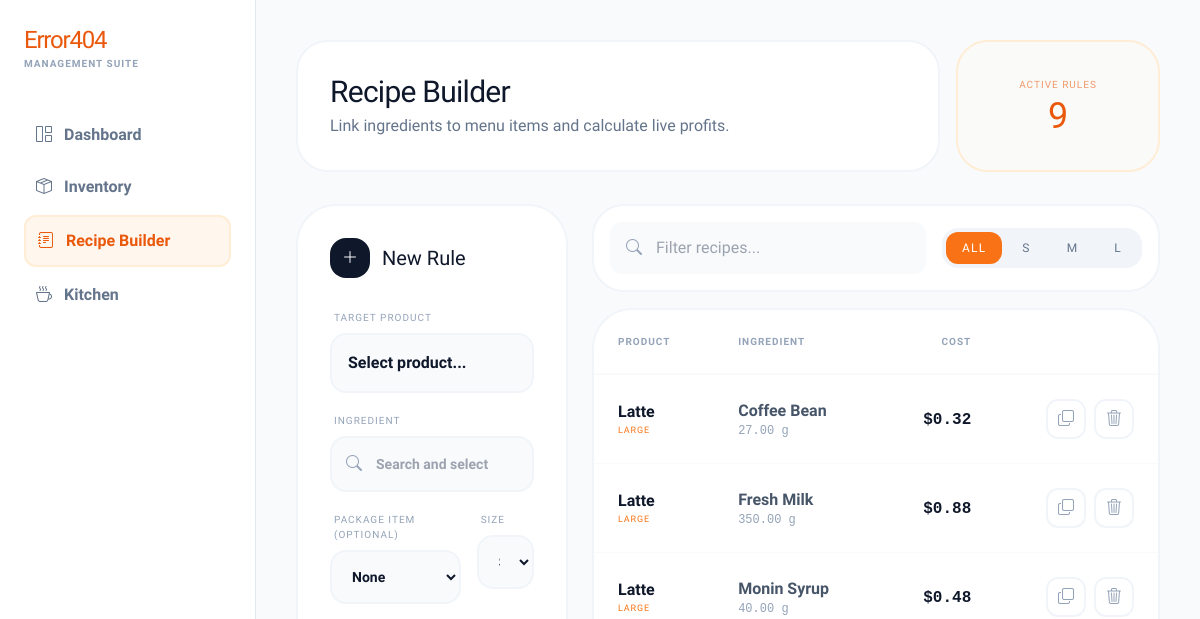
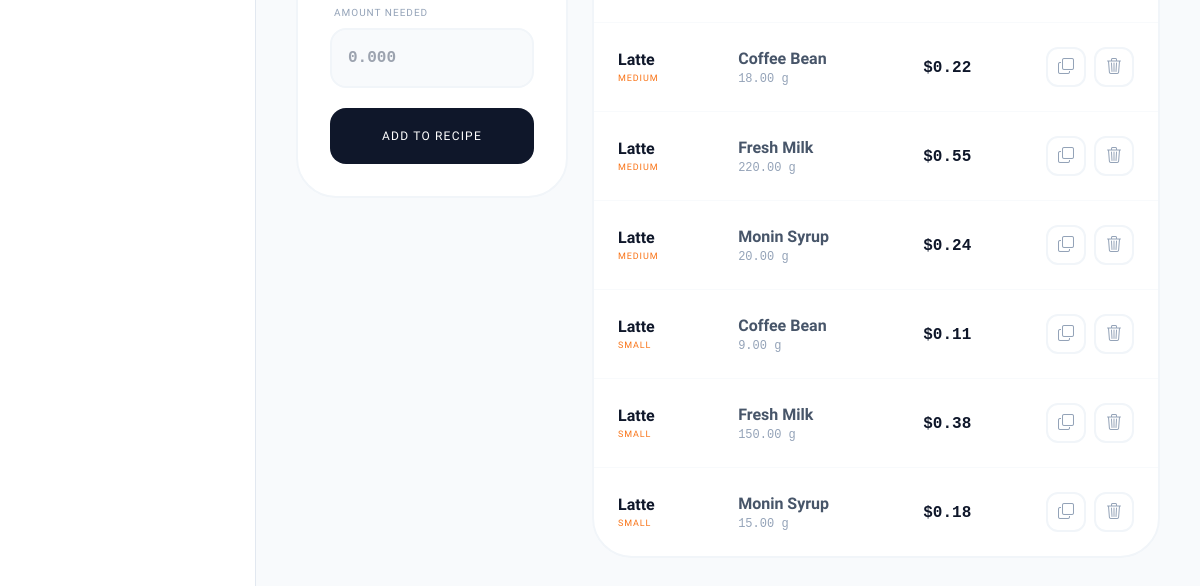
The app's page /recipe-builder/, older data (2 pictures, top to bottom).
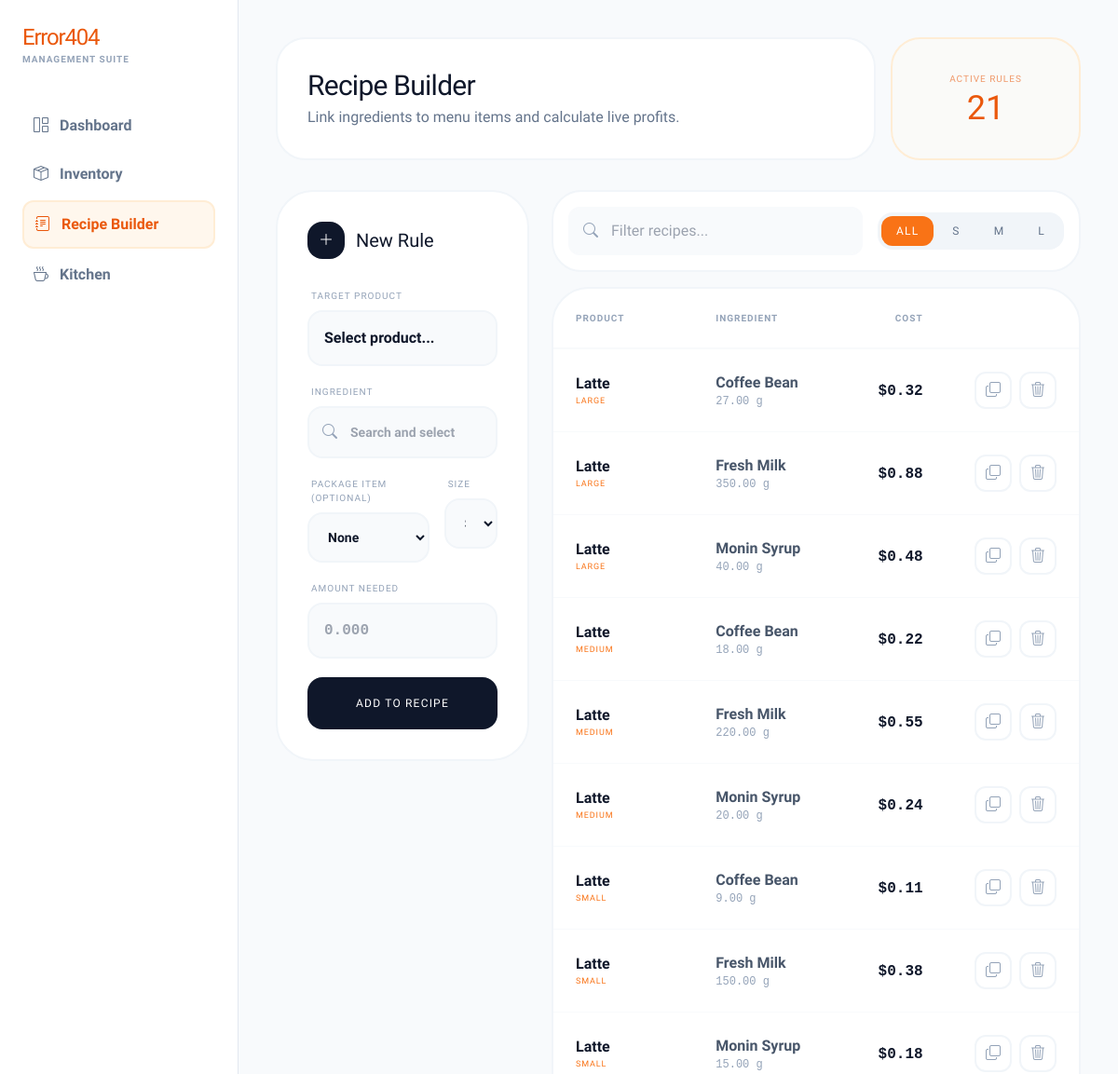
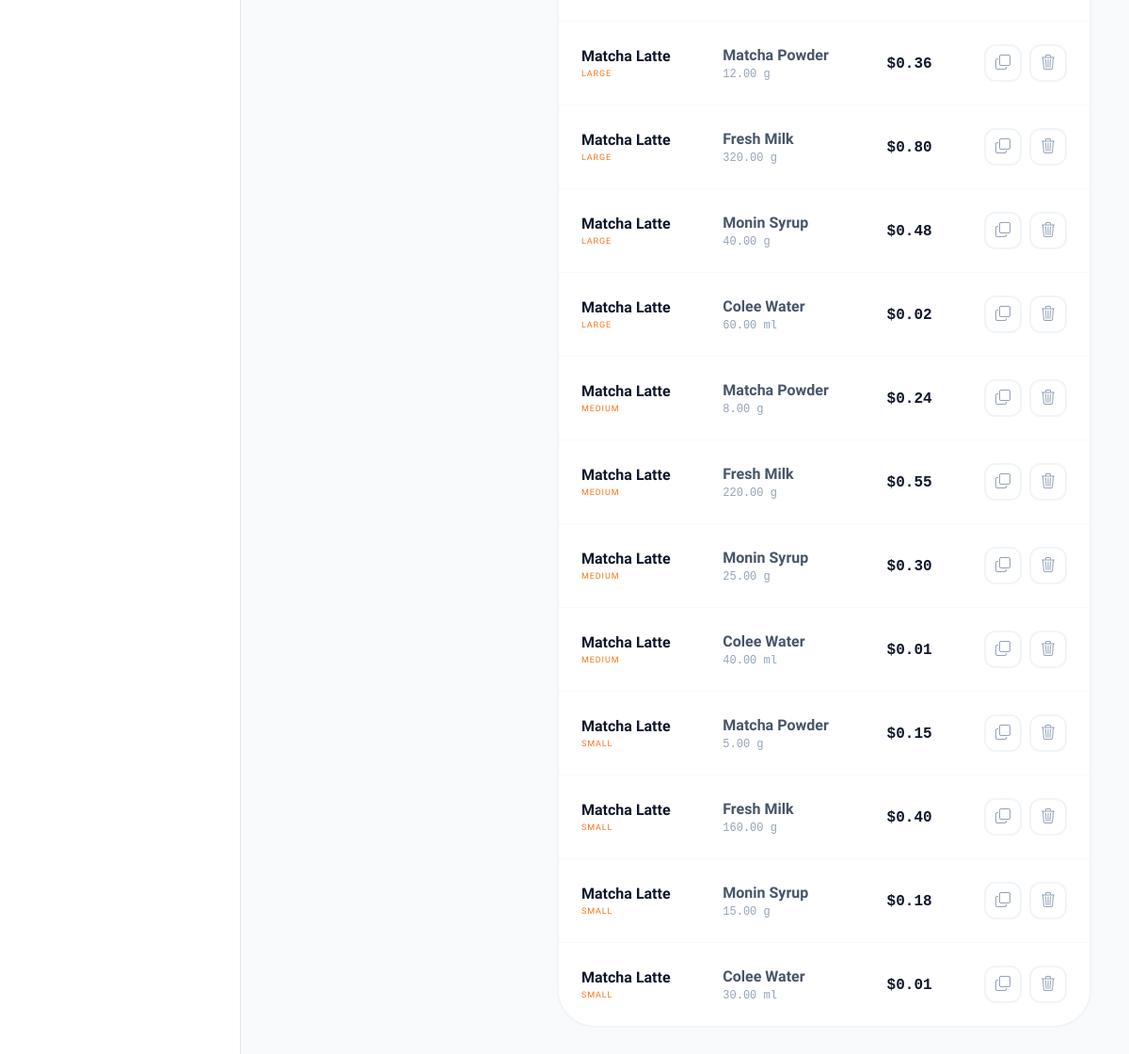
The same page, newer data (2 pictures, top to bottom).
### sales/models.py (models this page shows, shortened)
class Recipe(models.Model):
    SIZE_CHOICES = [
        ('Small', 'Small'),
        ('Medium', 'Medium'),
        ('Large', 'Large'),
    ]
    product = models.ForeignKey(Product, on_delete=models.CASCADE, related_name='recipes')
    ingredient = models.ForeignKey('Ingredient', on_delete=models.CASCADE)
    size = models.CharField(max_length=10, choices=SIZE_CHOICES, default='Medium')
    quantity = models.DecimalField(max_digits=10, decimal_places=2, help_text="Amount in g, ml, or pcs")
    class Meta:
        unique_together = ('product', 'ingredient', 'size')

class Product(models.Model):
    CATEGORIES = (
        ('Coffee', 'Coffee'),
        ('Tea', 'Tea'),
        ('Soft Drink', 'Soft Drink'),
        ('Other', 'Other'),
    )
    name = models.CharField(max_length=100)
    category = models.CharField(max_length=20, choices=CATEGORIES, default='Coffee')
    price_small = models.DecimalField(max_digits=10, decimal_places=2, default=0.00, help_text="Price for Small (Tax Inclusive)")
    price_medium = models.DecimalField(max_digits=10, decimal_places=2, default=0.00, help_text="Price for Medium (Tax Inclusive)")
    price_large = models.DecimalField(max_digits=10, decimal_places=2, default=0.00, help_text="Price for Large (Tax Inclusive)")
    image = models.ImageField(upload_to='products/', null=True, blank=True)
    ice_upcharge = models.DecimalField(max_digits=6, decimal_places=2, default=0.25)
    frappe_upcharge = models.DecimalField(max_digits=6, decimal_places=2, default=0.50)
    is_available = models.BooleanField(default=True, help_text="Uncheck to hide from customer menu (Snooze)")
    can_be_hot = models.BooleanField(default=True)
    can_be_iced = models.BooleanField(default=False)
    can_be_frappe = models.BooleanField(default=False)
    stock = models.IntegerField(default=0)

class Ingredient(models.Model):
    PACKAGING_CHOICES = (
        ('HOT_CUP', 'Hot Cup'),
        ('COLD_CUP', 'Cold Cup'),
        ('HOT_STRAW', 'Hot Straw'),
        ('COLD_STRAW', 'Cold/Frappe Straw'),
        ('CARRIER', 'Plastic Carrier'),
        ('HOT_LID', 'Hot Lid'),
        ('COLD_LID', 'Cold Lid'),
        ('NONE', 'None'),
    )
    name = models.CharField(max_length=100)
    stock_quantity = models.DecimalField(max_digits=10, decimal_places=2, default=0.00)
    initial_stock_per_item = models.DecimalField(max_digits=10, decimal_places=2, default=0.00)
    items_count = models.IntegerField(default=1)
    max_stock = models.DecimalField(max_digits=10, decimal_places=2, default=1000.00)
    unit = models.CharField(max_length=10)
    unit_cost = models.DecimalField(max_digits=10, decimal_places=5, default=0.00)
    last_purchase_price = models.DecimalField(max_digits=10, decimal_places=2, default=0)
    is_packaging = models.BooleanField(default=False)
    packaging_type = models.CharField(max_length=20, choices=PACKAGING_CHOICES, default='NONE')

### sales/views.py (the view, shortened to what this page needs)
# urls.py: path('recipe-builder/', views.recipe_builder, name='recipe_builder'),
def recipe_builder(request):
    products = Product.objects.all().order_by('name')
    ingredients = Ingredient.objects.filter(is_packaging=False).order_by('name')
    packaging_items = Ingredient.objects.filter(is_packaging=True).annotate(
        packaging_group=Case(
            When(packaging_type__startswith='HOT', then=Value(0)),
            When(packaging_type__startswith='COLD', then=Value(1)),
            default=Value(2),
            output_field=IntegerField(),
        ),
        packaging_order=Case(
            When(packaging_type='HOT_CUP', then=Value(0)),
            When(packaging_type='HOT_LID', then=Value(1)),
            When(packaging_type='HOT_STRAW', then=Value(2)),
            When(packaging_type='COLD_CUP', then=Value(3)),
            When(packaging_type='COLD_LID', then=Value(4)),
            When(packaging_type='COLD_STRAW', then=Value(5)),
            When(packaging_type='CARRIER', then=Value(6)),
            default=Value(7),
            output_field=IntegerField(),
        ),
    ).order_by('packaging_group', 'packaging_order', 'name')
    recipes = Recipe.objects.select_related('product', 'ingredient').all().order_by('product__name', 'size')
    for r in recipes:
        r.line_cost = (r.ingredient.unit_cost or Decimal('0.00')) * r.quantity
    return render(request, 'recipe_builder.html', {
        'products': products,
        'ingredients': ingredients,
        'packaging_items': packaging_items,
        'recipes': recipes
    })

### sales/templates/recipe_builder.html (shortened to what this page needs)
<!DOCTYPE html>
<html lang="en">
<head>
    <script src="https://cdn.tailwindcss.com"></script>
    <link rel="stylesheet" href="https://cdn.jsdelivr.net/npm/bootstrap-icons@1.11.1/font/bootstrap-icons.css">
</head>
<body class="bg-[#f8fafc] text-slate-900 flex flex-col md:flex-row min-h-screen">
    <aside id="sidebar" class="fixed inset-y-0 left-0 w-64 shrink-0 bg-white border-r border-slate-200 p-6 flex flex-col transform -translate-x-full md:translate-x-0 transition-transform duration-300 ease-in-out z-[150] md:sticky md:top-0 md:h-screen">
        <div class="mb-10">
            <h1 class="text-2xl font-800 tracking-tighter text-orange-600">Error404</h1>
            <p class="text-[10px] font-bold text-slate-400 uppercase tracking-widest">Management Suite</p>
        </div>
        <nav class="space-y-1 flex-grow">
            <a href="{% url 'owner' %}" class="flex items-center gap-3 p-3 text-slate-500 hover:bg-slate-50 rounded-xl transition-all font-semibold">
                <i class="bi bi-grid-1x2"></i> Dashboard
            </a>
            <a href="{% url 'inventory_list' %}" class="flex items-center gap-3 p-3 text-slate-500 hover:bg-slate-50 rounded-xl transition-all font-semibold">
                <i class="bi bi-box-seam"></i> Inventory
            </a>
            <a href="#" class="flex items-center gap-3 p-3 bg-orange-50 text-orange-600 rounded-xl font-bold border-2 border-orange-100">
                <i class="bi bi-journal-text"></i> Recipe Builder
            </a>
            <a href="#" class="flex items-center gap-3 p-3 text-slate-500 hover:bg-slate-50 rounded-xl transition-all font-semibold">
                <i class="bi bi-cup-hot"></i> Kitchen
            </a>
        </nav>
    </aside>
    <main class="flex-1 p-4 md:p-8 lg:p-10 max-w-[1400px] mx-auto w-full">
        <div class="grid grid-cols-1 md:grid-cols-4 gap-4 mb-8">
            <div class="md:col-span-3 bento-card p-8 rounded-[2rem] flex flex-col justify-center">
                <h1 class="text-3xl font-800 tracking-tight">Recipe Builder</h1>
                <p class="text-slate-500 mt-1 font-medium">Link ingredients to menu items and calculate live profits.</p>
            </div>
            <div class="md:col-span-1 bento-card p-8 rounded-[2rem] flex flex-col items-center justify-center text-center border-orange-100 bg-orange-50/30">
                <span class="text-[10px] font-800 uppercase text-orange-600/60 tracking-widest block mb-1">Active Rules</span>
                <span class="text-4xl font-800 text-orange-600" id="activeRulesCount">{{ recipes.count }}</span>
            </div>
        </div>
        <div class="grid grid-cols-1 lg:grid-cols-12 gap-6">
            <div class="lg:col-span-4 space-y-6">
                <div class="bento-card p-8 rounded-[2.5rem] sticky top-8">
                    <div class="flex items-center gap-3 mb-8">
                        <div class="w-10 h-10 bg-slate-900 text-white rounded-2xl flex items-center justify-center">
                            <i class="bi bi-plus-lg"></i>
                        </div>
                        <h3 class="text-xl font-800">New Rule</h3>
                    </div>
                    <form id="recipeForm" method="POST" class="space-y-5">
                        <div>
                            <label class="block text-[10px] font-800 uppercase text-slate-400 mb-2 ml-1 tracking-widest">Target product</label>
                            <select name="product" required class="w-full bg-slate-50 border-2 border-slate-100 p-4 rounded-2xl outline-none focus:border-orange-500 transition-all font-bold appearance-none">
                                <option value="" disabled selected>Select product...</option>
                            </select>
                        </div>
                        <div class="relative" id="smart-search-container">
                            <label class="block text-[10px] font-800 uppercase text-slate-400 mb-2 ml-1 tracking-widest">Ingredient</label>
                            <div class="relative">
                                <i class="bi bi-search absolute left-4 top-1/2 -translate-y-1/2 text-slate-400"></i>
                                <input type="text" id="ingredientSearchInput" placeholder="Search and select ingredient..." autocomplete="off"
                                       class="w-full bg-slate-50 border-2 border-slate-100 pl-11 pr-10 py-4 rounded-2xl outline-none focus:border-orange-500 focus:bg-white transition-all font-bold text-sm">
                            </div>
                        </div>
                        <div class="grid grid-cols-3 gap-4">
                            <div class="col-span-2">
                                <label class="block text-[10px] font-800 uppercase text-slate-400 mb-2 ml-1 tracking-widest">Package Item <span class="text-slate-400 font-normal">(optional)</span></label>
                                <select name="package_item" class="w-full bg-slate-50 border-2 border-slate-100 p-4 rounded-2xl outline-none focus:border-orange-500 transition-all font-bold text-sm">
                                    <option value="" selected>None</option>
                                </select>
                            </div>
                            <div class="col-span-1">
                                <label class="block text-[10px] font-800 uppercase text-slate-400 mb-2 ml-1 tracking-widest">Size</label>
                                <select name="size" required class="w-full bg-slate-50 border-2 border-slate-100 p-4 rounded-2xl outline-none focus:border-orange-500 transition-all font-bold text-sm">
                                    <option value="Small">Small</option>
                                </select>
                            </div>
                        </div>
                        <div>
                            <label class="block text-[10px] font-800 uppercase text-slate-400 mb-2 ml-1 tracking-widest">Amount Needed</label>
                            <input type="number" step="0.001" name="amount" placeholder="0.000" required
                                class="w-full bg-slate-50 border-2 border-slate-100 p-4 rounded-2xl outline-none focus:border-orange-500 transition-all font-mono font-bold">
                        </div>
                        <button type="submit" class="w-full bg-slate-900 text-white py-5 rounded-2xl font-800 hover:bg-orange-600 transition-all transform active:scale-[0.98] uppercase tracking-widest text-xs">
                            Add to Recipe
                        </button>
                    </form>
                </div>
            </div>
            <div class="lg:col-span-8 space-y-4">
                <div class="bento-card p-4 rounded-[2rem] flex flex-col md:flex-row gap-4 items-center">
                    <div class="relative flex-1 w-full">
                        <i class="bi bi-search absolute left-4 top-1/2 -translate-y-1/2 text-slate-400"></i>
                        <input type="text" id="recipeSearch" onkeyup="runFilters()" placeholder="Filter recipes..."
                               class="w-full bg-slate-50 border-2 border-slate-50 pl-11 pr-4 py-3 rounded-xl outline-none focus:bg-white focus:border-slate-200 transition-all font-medium">
                    </div>
                    <div class="flex items-center gap-1 p-1 bg-slate-100 rounded-2xl">
                        <button type="button" id="all-sizes-btn" onclick="setSizeFilter('')" class="size-chip px-4 py-2 rounded-xl text-xs font-800 uppercase tracking-widest transition-all">All</button>
                        <button onclick="setSizeFilter('Small')" class="size-chip px-4 py-2 rounded-xl text-slate-500 text-xs font-800 uppercase tracking-widest transition-all">S</button>
                        <button onclick="setSizeFilter('Medium')" class="size-chip px-4 py-2 rounded-xl text-slate-500 text-xs font-800 uppercase tracking-widest transition-all">M</button>
                        <button onclick="setSizeFilter('Large')" class="size-chip px-4 py-2 rounded-xl text-slate-500 text-xs font-800 uppercase tracking-widest transition-all">L</button>
                    </div>
                </div>
                <div class="bento-card rounded-[2.5rem] overflow-hidden">
                    <div class="overflow-x-auto">
                        <table class="w-full text-left border-collapse" id="recipeTable">
                            <thead>
                                <tr class="border-b-2 border-slate-50">
                                    <th class="p-6 text-[10px] font-800 uppercase text-slate-400 tracking-widest">product</th>
                                    <th class="p-6 text-[10px] font-800 uppercase text-slate-400 tracking-widest">Ingredient</th>
                                    <th class="p-6 text-[10px] font-800 uppercase text-slate-400 tracking-widest text-right">Cost</th>
                                    <th class="p-6"></th>
                                </tr>
                            </thead>
                            <tbody class="divide-y divide-slate-50">
                                {% for r in recipes %}
                                <tr class="hover:bg-slate-50/50 transition-colors recipe-row"
                                    data-product="{{ r.product.name|lower }}"
                                    data-ingredient="{{ r.ingredient.name|lower }}"
                                    data-size="{{ r.size|lower }}">
                                    <td class="p-6">
                                        <div class="font-bold text-slate-900">{{ r.product.name }}</div>
                                        <div class="text-[9px] font-800 text-orange-500 uppercase tracking-widest">{{ r.size }}</div>
                                    </td>
                                    <td class="p-6">
                                        <div class="font-semibold text-slate-600">{{ r.ingredient.name }}</div>
                                        <div class="text-xs font-mono text-slate-400">{{ r.quantity }} {{ r.ingredient.unit }}</div>
                                    </td>
                                    <td class="p-6 text-right">
                                        <span class="font-mono font-bold text-slate-900">${{ r.line_cost|stringformat:".2f" }}</span>
                                    </td>
                                    <td class="p-6 text-right">
                                        <div class="flex justify-end gap-2">
                                            <button onclick="openCopyModal('{{ r.product.id }}', '{{ r.size }}', '{{ r.product.name }}')"
                                                    class="w-10 h-10 rounded-xl border-2 border-slate-100 flex items-center justify-center text-slate-400 hover:border-orange-500 hover:text-orange-500 transition-all">
                                                <i class="bi bi-copy"></i>
                                            </button>
                                            <form method="POST" class="inline">
                                                <button type="submit" class="w-10 h-10 rounded-xl border-2 border-slate-100 flex items-center justify-center text-slate-400 hover:border-red-500 hover:text-red-500 transition-all">
                                                    <i class="bi bi-trash3"></i>
                                                </button>
                                            </form>
                                        </div>
                                    </td>
                                </tr>
                                {% endfor %}
                            </tbody>
                        </table>
                    </div>
                </div>
            </div>
        </div>
    </main>
</body>
</html>

### sales/templates/recipe_builder.html (style rules this page uses)
body { font-family: 'Plus Jakarta Sans', sans-serif; }
.bento-card { background: #ffffff; border: 2px solid #f1f5f9; transition: all 0.2s ease; }
.size-chip.active { background-color: #f97316 !important; color: white !important; border-color: #f97316 !important; }

Row changes from the older to the newer data that the page shows:
added Recipe: product.name "Matcha Latte", size "LARGE", ingredient.name "Matcha Powder", quantity "12.00", ingredient.unit "g", line_cost "0.36"
added Recipe: product.name "Matcha Latte", size "LARGE", ingredient.name "Fresh Milk", quantity "320.00", ingredient.unit "g", line_cost "0.80"
added Recipe: product.name "Matcha Latte", size "LARGE", ingredient.name "Monin Syrup", quantity "40.00", ingredient.unit "g", line_cost "0.48"
added Recipe: product.name "Matcha Latte", size "LARGE", ingredient.name "Colee Water", quantity "60.00", ingredient.unit "ml", line_cost "0.02"
added Recipe: product.name "Matcha Latte", size "MEDIUM", ingredient.name "Matcha Powder", quantity "8.00", ingredient.unit "g", line_cost "0.24"
added Recipe: product.name "Matcha Latte", size "MEDIUM", ingredient.name "Fresh Milk", quantity "220.00", ingredient.unit "g", line_cost "0.55"
added Recipe: product.name "Matcha Latte", size "MEDIUM", ingredient.name "Monin Syrup", quantity "25.00", ingredient.unit "g", line_cost "0.30"
added Recipe: product.name "Matcha Latte", size "MEDIUM", ingredient.name "Colee Water", quantity "40.00", ingredient.unit "ml", line_cost "0.01"
added Recipe: product.name "Matcha Latte", size "SMALL", ingredient.name "Matcha Powder", quantity "5.00", ingredient.unit "g", line_cost "0.15"
added Recipe: product.name "Matcha Latte", size "SMALL", ingredient.name "Fresh Milk", quantity "160.00", ingredient.unit "g", line_cost "0.40"
added Recipe: product.name "Matcha Latte", size "SMALL", ingredient.name "Monin Syrup", quantity "15.00", ingredient.unit "g", line_cost "0.18"
added Recipe: product.name "Matcha Latte", size "SMALL", ingredient.name "Colee Water", quantity "30.00", ingredient.unit "ml", line_cost "0.01"
Text that changed along with them:
{{ recipes.count }}: "9" → "21"
